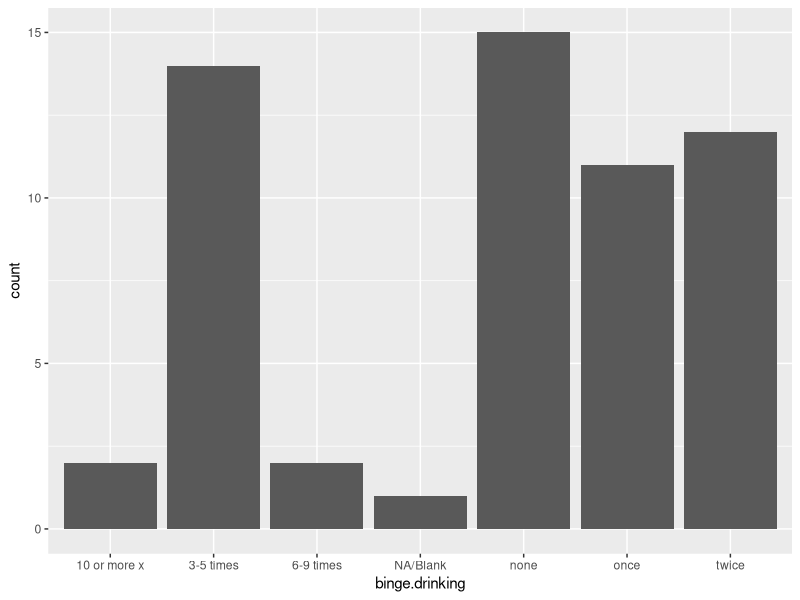
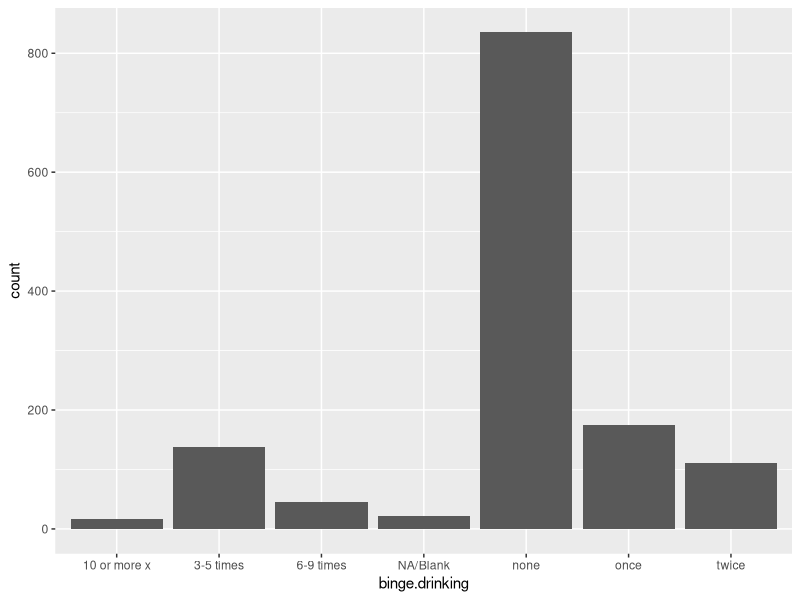
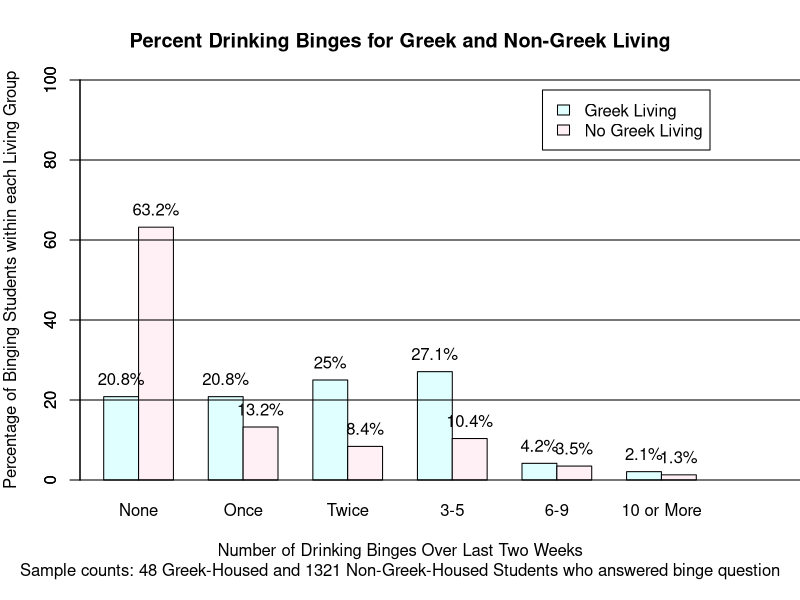

These charts were generated, in order, by the following R code:
library(dplyr)
library(ggplot2)
library(vcd)
library(gmodels)


# read your file
lab=read.csv("Greek_Residence.csv")

#https://stackoverflow.com/questions/5824173/replace-a-value-in-a-data-frame-based-on-a-conditional-if-statement

##################### GENDER SUMMARY ****************************

lab$gender <- as.character(lab$gender)

lab <- lab %>% mutate(gender = ifelse(lab$gender == "", "NA/Blank", gender))

lab$gender <- as.factor(lab$gender)


#Build the starting table of values and counts

labGenderSummary = as.data.frame(table(lab$gender))

colnames(labGenderSummary) <- c("Gender.Code","Frequency.Count")


# labGenderSummary <- rbind(labGenderSummary, 
#   data.frame(
#     "Gender.Code" = "NA" , 
#     "Frequency.Count" = sum(is.na(lab$gender) || length(lab$gender) == 0) )  )
#   )

#Add a percentage-of-total column rounded to 2 decimal places

labGenderSummary <- mutate(labGenderSummary,
                      Gender.Percent = round(Frequency.Count/sum(Frequency.Count)*100, 2)
                    )

labGenderSummary

##################### WHERE LIVES SUMMARY ****************************


lab$where.the.respondent.lives <- as.character(lab$where.the.respondent.lives)

lab <- lab %>% 
      mutate(where.the.respondent.lives = 
                ifelse(lab$where.the.respondent.lives == "", "NA/Blank", where.the.respondent.lives))

lab$where.the.respondent.lives <- as.factor(lab$where.the.respondent.lives)


#Build the starting table of values and counts

labWhereLivesSummary = as.data.frame(table(lab$where.the.respondent.lives))

colnames(labWhereLivesSummary) <- c("Gender.Code","Frequency.Count")


# labGenderSummary <- rbind(labGenderSummary, 
#   data.frame(
#     "Gender.Code" = "NA" , 
#     "Frequency.Count" = sum(is.na(lab$gender) || length(lab$gender) == 0) )  )
#   )

#Add a percentage-of-total column rounded to 2 decimal places

labWhereLivesSummary <- mutate(labWhereLivesSummary,
                           WhereLives.Percent = round(Frequency.Count/sum(Frequency.Count)*100, 2) )

labWhereLivesSummary


##################### BINGE DRINKING SUMMARY ****************************


lab$binge.drinking <- as.character(lab$binge.drinking)

lab <- lab %>% 
  mutate(binge.drinking = 
           ifelse(lab$binge.drinking == "", "NA/Blank", binge.drinking))

lab$binge.drinking <- as.factor(lab$binge.drinking)


#Build the starting table of values and counts

labBingesSummary = as.data.frame(table(lab$binge.drinking))

colnames(labBingesSummary) <- c("Gender.Code","Frequency.Count")


# labGenderSummary <- rbind(labGenderSummary, 
#   data.frame(
#     "Gender.Code" = "NA" , 
#     "Frequency.Count" = sum(is.na(lab$gender) || length(lab$gender) == 0) )  )
#   )

#Add a percentage-of-total column rounded to 2 decimal places

labBingesSummary <- mutate(labBingesSummary,
                               binges.Percent = round(Frequency.Count/sum(Frequency.Count)*100, 2) )

labBingesSummary


#################### AGE IN YEARS SUMMARY **********************************


labAgeInYearsSummary = as.data.frame(table(lab$age.in.years))

colnames(labAgeInYearsSummary) <- c("Age.Value","Frequency.Count")

labAgeInYearsSummary <- rbind(labAgeInYearsSummary,
  data.frame(
     "Age.Value"= "-9999" ,
    "Frequency.Count" = sum(is.na(lab$age.in.years)  )  )
  )



labAgeInYearsSummary <- mutate(labAgeInYearsSummary,
                               ages.Percent = round(Frequency.Count/sum(Frequency.Count)*100, 2) )

sum(labAgeInYearsSummary$Frequency.Count)
sum(labAgeInYearsSummary$ages.Percent)

min(lab$age.in.years, na.rm=TRUE)                                      
max(lab$age.in.years, na.rm=TRUE)                                      
mean(lab$age.in.years, na.rm=TRUE)
median(lab$age.in.years, na.rm=TRUE)
var(lab$age.in.years, na.rm=TRUE)
sd(lab$age.in.years, na.rm=TRUE)



quart <- function(x) {
  x <- sort(x)
  n <- length(x)
  m <- (n+1)/2
  if (floor(m) != m) {
    l <- m-1/2; u <- m+1/2
  } else {
    l <- m-1; u <- m+1
  }
  c(Q1=median(x[1:l]), Q2=median(x[1:n]), Q3=median(x[u:n]) )
}

# y <- matrix(NA, 2, 10)
# rownames(y) <- c("Q1", "Q3")
# colnames(y) <- c(1:9, "Quart")
# for (n in 3:5) {
#   j <- 1
#   for (i in 1:9) {
#     y[, i] <- quantile(1:n, probs=c(1/4, 3/4), type=i)
#   }
#   y[, 10] <- quart(1:n)
#   cat("\n", n, ":\n")
#   print(y, digits=2)
# }

quartilz = as.data.frame( quart(lab$age.in.years))





#################### DRINKING PROBLEMS SCORES SUMMARY **********************************


labDrinkingProblemsScore = as.data.frame(table(lab$has.a.drinking.problem))

colnames(labDrinkingProblemsScore) <- c("Problem.Score.Value","Frequency.Count")

labDrinkingProblemsScore <- rbind(labDrinkingProblemsScore,
                              data.frame(
                                "Problem.Score.Value"= "-9999" ,
                                "Frequency.Count" = sum(is.na(lab$has.a.drinking.problem)  )  )
)



labDrinkingProblemsScore <- mutate(labDrinkingProblemsScore,
                               ages.Percent = round(Frequency.Count/sum(Frequency.Count)*100, 2) )

sum(labDrinkingProblemsScore$Frequency.Count)
sum(labDrinkingProblemsScore$ages.Percent)

min(lab$has.a.drinking.problem, na.rm=TRUE)                                      
max(lab$has.a.drinking.problem, na.rm=TRUE)                                      
mean(lab$has.a.drinking.problem, na.rm=TRUE)
median(lab$has.a.drinking.problem, na.rm=TRUE)
var(lab$has.a.drinking.problem, na.rm=TRUE)
sd(lab$has.a.drinking.problem, na.rm=TRUE)


quartilz = as.data.frame( quart(lab$has.a.drinking.problem))



#******************************** HYPOTHESIS 1


GreekLiving <- lab[(lab$where.the.respondent.lives != "Lives Other" &
                      lab$where.the.respondent.lives != "" & 
                      !is.na(lab$where.the.respondent.lives)), ]


NOT.GreekLiving <- lab[(lab$where.the.respondent.lives == "Lives Other" &
                          lab$where.the.respondent.lives != "" & 
                          !is.na(lab$where.the.respondent.lives)), ] 

ggplot(GreekLiving) + 
  geom_bar(aes(x=binge.drinking), position=position_dodge(preserve = 'single'))


ggplot(NOT.GreekLiving) + 
  geom_bar(aes(x=binge.drinking), position=position_dodge(preserve = 'single'))


lab.crosstab.greek.binges = table(GreekLiving$where.the.respondent.lives, GreekLiving$binge.drinking)

lab.crosstab.NOTgreek.binges = table(NOT.GreekLiving$where.the.respondent.lives, NOT.GreekLiving$binge.drinking)


#The dimension for this table are
# 1 = greek house residency (Y/N)
# 2 = drinking binges
lab.crosstab.greek.binges

lab.crosstab.NOTgreek.binges



margin.table(lab.crosstab.greek.binges, 1)

#ask for totals by dimension2, whichis binges
#Should add up to 1400 since nothing is being exluded
margin.table(lab.crosstab.greek.binges, 2)

#Compute the PROPORTION(percentage) for every cell in the lab.crosstab.greek.binges
#In this case, the percentages in all the cells in the entire table will be rounded to 2 decimal places
#and if you add up all the values in all the cells, you'll get 100%
greekBinging = as.data.frame.matrix(round(prop.table(lab.crosstab.greek.binges), 2))

# ask for totals by dimension 1, which is greek house residency;  
#Should add up to 1400 since nothing is being exluded
margin.table(lab.crosstab.NOTgreek.binges, 1)

#ask for totals by dimension2, whichis binges
#Should add up to 1400 since nothing is being exluded
margin.table(lab.crosstab.NOTgreek.binges, 2)

#Compute the PROPORTION(percentage) for every cell in the lab.crosstab.greek.binges
#In this case, the percentages in all the cells in the entire table will be rounded to 2 decimal places
#and if you add up all the values in all the cells, you'll get 100%
round(prop.table(lab.crosstab.NOTgreek.binges), 2)

greekNOTBinging = as.data.frame.matrix(round(prop.table(lab.crosstab.NOTgreek.binges), 2))

greekBinging
greekNOTBinging

data <- as.matrix(data.frame(
  D = c(20.83, 63.21),  # NONE greek, nogreek
  E = c(20.83, 13.25),  # ONCE greek, nogreek
  G = c(25, 8.4), #TWICE greek, nogreek
  B = c(27.08, 10.37),  #3-5 TIMES greek, nogreek
  C = c(4.17, 3.48), #6-9 TIMES greek, nogreek
  A = c(2.08, 1.29) #10+ TIMES greek, nogreek
))          



namesArg <- c("None", "Once", "Twice", "3-5", "6-9", "10 or More")

#convert all decimal proportions to percentages:

#data <- data * 100





# X and Y axis limits: http://howtoinr.weebly.com/customize-axis.html
# Dressing up barplot: https://stats.idre.ucla.edu/r/faq/how-can-i-add-features-or-dimensions-to-my-bar-plot/
# Colors; http://www.sthda.com/english/wiki/colors-in-r
# Tick marks and lines across plots: https://stackoverflow.com/questions/3785089/change-the-spacing-of-tick-marks-on-the-axis-of-a-plot
#   Installed package RColorBrewer
library(RColorBrewer)

par(mar=c(6,4,4,4))

mypalette<-RColorBrewer::brewer.pal(7,"Pastel2")


bp <- 
  barplot(
    data,
    #col = mypalette,
    axes = TRUE,
    main = "Percent Drinking Binges for Greek and Non-Greek Living",
    sub = "Sample counts: 48 Greek-Housed and 1321 Non-Greek-Housed Students who answered binge question",
    ylab = "Percentage of Binging Students within each Living Group",
    xlab = "Number of Drinking Binges Over Last Two Weeks",
    names.arg = namesArg,
    ylim = c( 0 , 100 ),
    legend = c("Greek Living", "No Greek Living"),
    col = c("lightcyan1", "lavenderblush"),
    beside = TRUE
  )

text(
  x=bp, 
  y = data+0.4, 
  label=paste(round(data, 1), '%', sep=""),
  cex=1, 
  pos = 3)

axis(side=2, tck=20, at=c(seq(from=0, to=100, by=20)))




##*************** HYPOTHESIS 2 ***************************

nonGreeksWithScores <- 
  select(filter(lab, where.the.respondent.lives == "Lives Other" & has.a.drinking.problem > 0), c(where.the.respondent.lives, has.a.drinking.problem))

table(nonGreeksWithScores)
summary(nonGreeksWithScores)
unique(nonGreeksWithScores$has.a.drinking.problem)  #like DISTINCT in sql
table(nonGreeksWithScores$has.a.drinking.problem)  #gives you frequency counts for the unique values
sd(nonGreeksWithScores$has.a.drinking.problem, na.rm=TRUE)
mean(nonGreeksWithScores$has.a.drinking.problem, na.rm=TRUE)
var(nonGreeksWithScores$has.a.drinking.problem, na.rm=TRUE)
median(nonGreeksWithScores$has.a.drinking.problem, na.rm=TRUE)
IQR(nonGreeksWithScores$has.a.drinking.problem, na.rm=TRUE)



GreeksWithScores <- 
  select(filter(lab, where.the.respondent.lives == "Lives in Fraternity or Sorority" & has.a.drinking.problem != ""), c(where.the.respondent.lives, has.a.drinking.problem))

table(GreeksWithScores)
summary(GreeksWithScores)
unique(GreeksWithScores$has.a.drinking.problem)  #like DISTINCT in sql
table(GreeksWithScores$has.a.drinking.problem)  #gives you frequency counts for the unique values
sd(GreeksWithScores$has.a.drinking.problem, na.rm=TRUE)
mean(GreeksWithScores$has.a.drinking.problem, na.rm=TRUE)
var(GreeksWithScores$has.a.drinking.problem, na.rm=TRUE)
median(GreeksWithScores$has.a.drinking.problem, na.rm=TRUE)
IQR(GreeksWithScores$has.a.drinking.problem, na.rm=TRUE)


c2 <- cut(nonGreeksWithScores$has.a.drinking.problem, #breaks = c(-Inf, 10, 20, 30, 40))
          breaks = seq(1, 38, by = 3), na.rm=TRUE)
table(c2)
c1 <- cut(GreeksWithScores$has.a.drinking.problem, #breaks = c(-Inf, 10, 20, 30, 40))
          breaks = seq(1, 38, by = 3), na.rm=TRUE)
table(c1)

c1df = as.matrix(table(c1))
c2df = as.matrix(table(c2))

dfRanges <- data.frame(c1df, c2df)



c22 <- cut(nonGreeksWithScores$has.a.drinking.problem, #breaks = c(-Inf, 10, 20, 30, 40))
           breaks = seq(1, 38, by = 6), na.rm=TRUE)
table(c22)
c12 <- cut(GreeksWithScores$has.a.drinking.problem, #breaks = c(-Inf, 10, 20, 30, 40))
           breaks = seq(1, 38, by = 6), na.rm=TRUE)
table(c12)

c12df = as.matrix(table(c12))
c22df = as.matrix(table(c22))

dfRanges2 <- data.frame(c12df, c22df)



##### PUTTING THE VARIOUS OUTPUTS INTO GROUPS
########################################
unique(lab$has.a.drinking.problem)   #like DISTINCT in sql
unique(nonGreeksWithScores$has.a.drinking.problem)  #like DISTINCT in sql
unique(GreeksWithScores$has.a.drinking.problem)  #like DISTINCT in sql

lab %>% distinct(lab$where.the.respondent.lives, lab$has.a.drinking.problem, .keep_all = TRUE)

#######################################
table(lab$has.a.drinking.problem)  #gives you frequency counts for the unique values
table(nonGreeksWithScores$has.a.drinking.problem)  #gives you frequency counts for the unique values
table(GreeksWithScores$has.a.drinking.problem)  #gives you frequency counts for the unique values
##
lab %>% distinct(where.the.respondent.lives, has.a.drinking.problem, .keep_all = TRUE)
##
nonGreeksWithScores %>% distinct(where.the.respondent.lives, has.a.drinking.problem, .keep_all = TRUE)
##
GreeksWithScores %>% distinct(where.the.respondent.lives, has.a.drinking.problem, .keep_all = TRUE)
##
